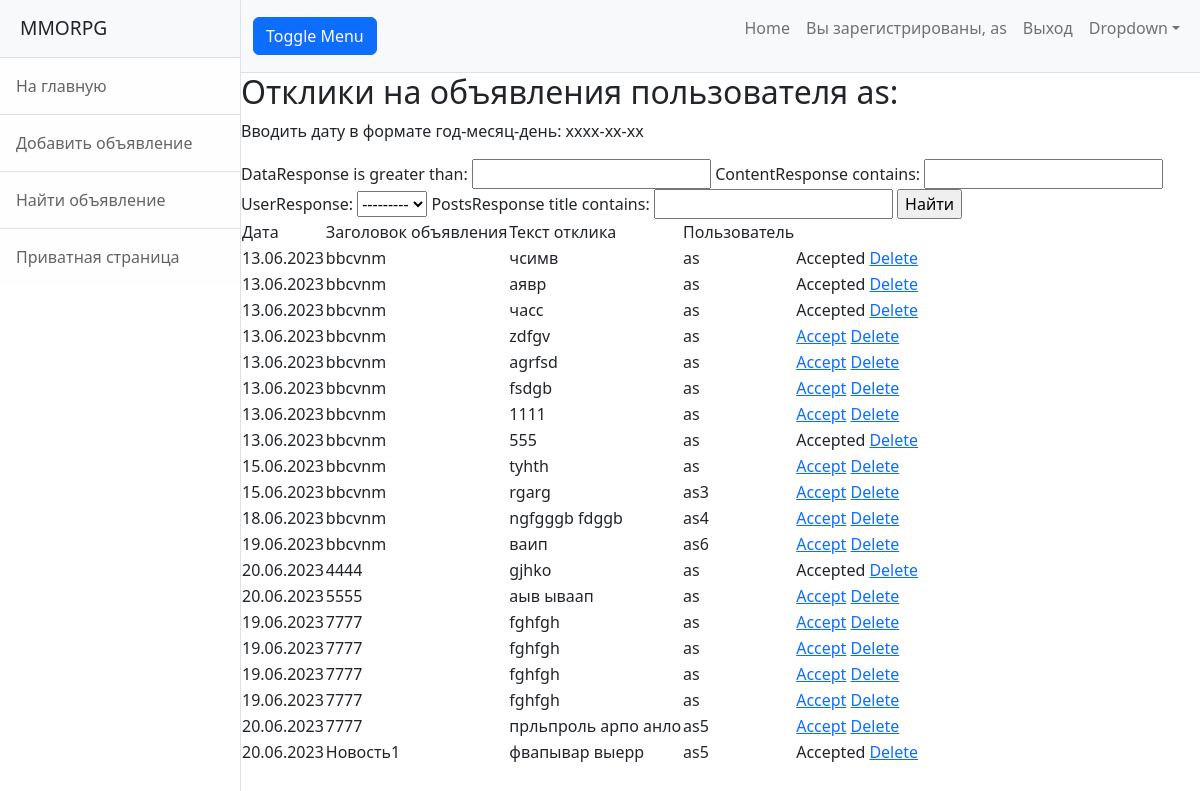
Before: /posts/profile/ (signed in) with the older database file.
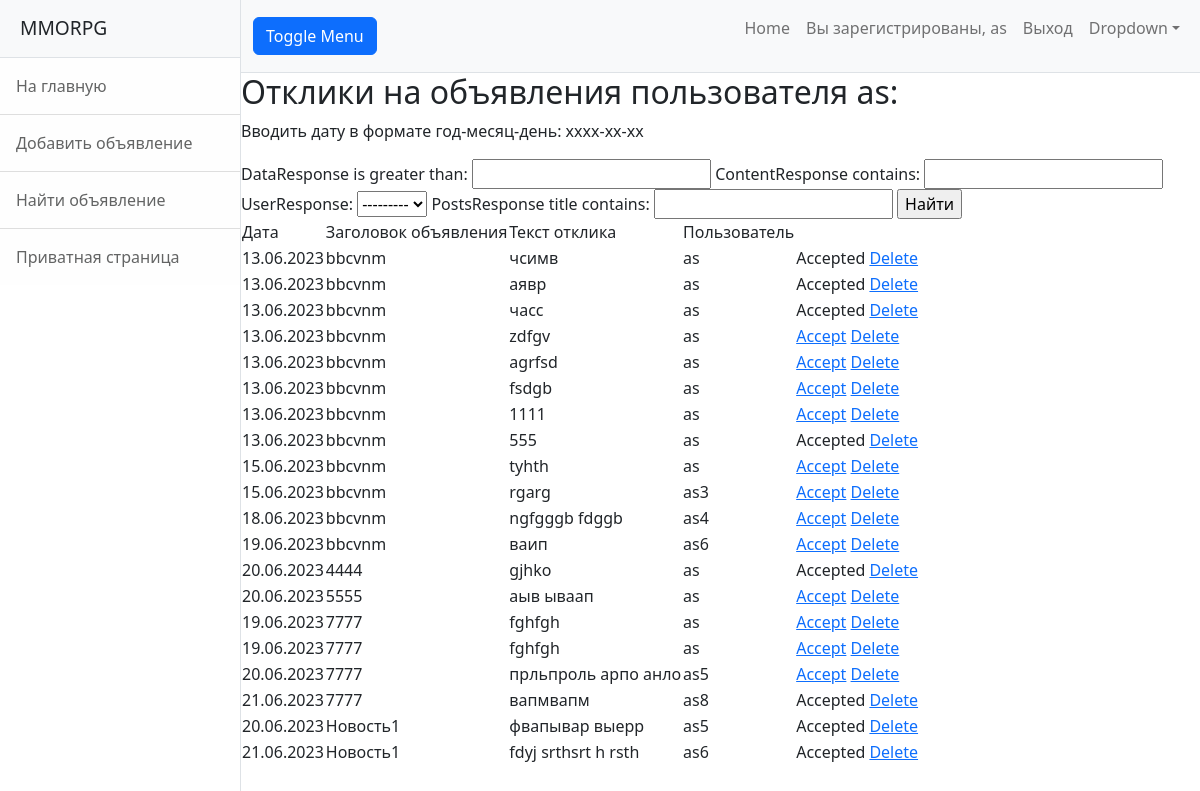
After: the same page with the newer database file.
### postsapp/models.py (models this page shows, shortened)
class Response(models.Model):
    dataResponse = models.DateTimeField(auto_now_add=True)
    userResponse = models.ForeignKey(User, on_delete=models.CASCADE)
    postsResponse = models.ForeignKey(Post, on_delete=models.CASCADE)
    contentResponse = models.TextField()
    accepted = models.BooleanField(default=False)

class Post(models.Model):
    tanks = 'TA'
    gila = 'GI'
    dd = 'DD'
    merchants = 'ME'
    guildmasters = 'GU'
    questgivers = 'QU'
    blacksmiths = 'BL'
    leatherworkers = 'LE'
    potions = 'PO'
    spell_masters = 'SP'
    CATEGORY_CHOICES = [
        (tanks, 'Танки'),
        (gila, 'Хилы'),
        (dd, 'ДД'),
        (merchants, 'Торговцы'),
        (guildmasters, 'Гилдмастеры'),
        (questgivers, 'Квестгиверы'),
        (blacksmiths, 'Кузнецы'),
        (leatherworkers, 'Кожевники'),
        (potions, 'Зельевары'),
        (spell_masters, 'Мастера заклинаний'),
    ]
    dataCreation = models.DateTimeField(auto_now_add=True)
    user = models.ForeignKey(User, null=True, on_delete=models.CASCADE)
    title = models.CharField(max_length=128)
    categoryType = models.CharField(max_length=2, choices=CATEGORY_CHOICES, default=tanks)
    contentText = models.TextField()
    contentImage = models.ImageField(upload_to=user_directory_path, blank=True)
    contentFile = models.FileField(upload_to=user_directory_path, blank=True)
    is_private = models.BooleanField(default=False)

### postsapp/views.py (the view)
# urls.py: path('profile/', ProfileView.as_view(), name='profile'),
class ProfileView(LoginRequiredMixin, TemplateView):
    template_name = 'profile.html'
    def get_context_data(self, **kwargs):
        context = super().get_context_data(**kwargs)
        user = self.request.user
        posts = Post.objects.filter(user=user)  # Получение всех постов пользователя
        responses = Response.objects.filter(postsResponse__in=posts)  # Получение всех откликов на посты пользователя
        context['responses'] = responses
        context['response_filter'] = ResponseFilter(self.request.GET, queryset=responses)  # вписываем наш фильтр в контекст
        return context

### templates/profile.html (shortened to what this page needs)
{% extends 'flatpages/default.html' %}
{% load custom_filters %}
{% block content %}
{% if responses %}
  <h2>Отклики на объявления пользователя {{ request.user.username }}:</h2>
      <p>Вводить дату в формате год-месяц-день: хххх-xx-xx</p>
    <form method="GET">
        {{ response_filter.form }}
        <input type="submit" value="Найти">
    </form>
     <table>
            <tr>
                <td>
                    Дата
                </td>
                <td>
                    Заголовок объявления
                </td>
                <td>
                    Текст отклика
                </td>
                <td>
                    Пользователь
                </td>
            </tr>
        {% for response in response_filter.qs %}
            <tr>
                <td>
                    {{ response.dataResponse|date:'d.m.Y' }}
                </td>
                <td>
                    {{ response.postsResponse.title }}
                </td>
                <td>
                    {{ response.contentResponse }}
                </td>
                <td>
                    {{ response.userResponse }}
                </td>
                <td>
                    {% if response.accepted %}
                        Accepted
                    {% else %}
                        <a href="{% url 'accept_response' pk=response.pk %}">Accept</a>
                    {% endif %}
                        <a href="{% url 'delete_response' pk=response.pk %}">Delete</a>
                </td>
            </tr>
        {% endfor %}
        </table>
{% else %}
  <p>У вас пока нет откликов.</p>
{% endif %}
{% endblock %}

Changed rows visible on the page:
removed Response: dataResponse "19.06.2023", postsResponse "7777", contentResponse "fghfgh", userResponse "as", accepted "Accept"
removed Response: dataResponse "19.06.2023", postsResponse "7777", contentResponse "fghfgh", userResponse "as", accepted "Accept"
added Response: dataResponse "21.06.2023", postsResponse "7777", contentResponse "вапмвапм", userResponse "as8", accepted "Accepted"
added Response: dataResponse "21.06.2023", postsResponse "Новость1", contentResponse "fdyj srthsrt h rsth", userResponse "as6", accepted "Accepted"
